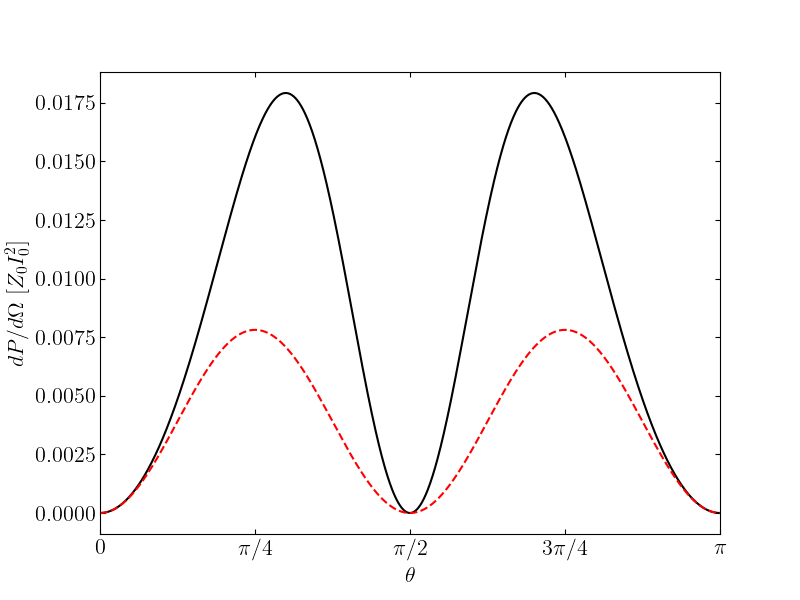

Here is the Python script that generated this plot:
import matplotlib.pyplot as plt
import mpl_extras as me
import numpy as np

def dP(theta):
    u = np.cos(theta)
    return (np.sin(np.pi * u) ** 2) / (1 - u ** 2) / 8 / np.pi ** 2


def dP_p3(theta):
    return (np.sin(theta) * np.cos(theta)) ** 2 / 32


theta = np.linspace(0, np.pi, 1000)


me.setup_mpl(tex=True)
fig, ax = plt.subplots(1, 1, figsize=(8, 6))

ax.plot(theta / np.pi, dP(theta), "-k")
ax.plot(theta / np.pi, dP_p3(theta), "--r")

ax.tick_params(**me.params)
ax.set_xlabel(r"$\theta$")
ax.set_xticks([0, 0.25, 0.5, 0.75, 1])
ax.set_xticklabels(["0", r"$\pi/4$", r"$\pi/2$", r"$3\pi/4$", r"$\pi$"])
ax.set_ylabel("$dP/d\Omega$ [$Z_0I_0^2$]")
ax.set_xlim(0, 1)

fig.savefig("p2.png")

